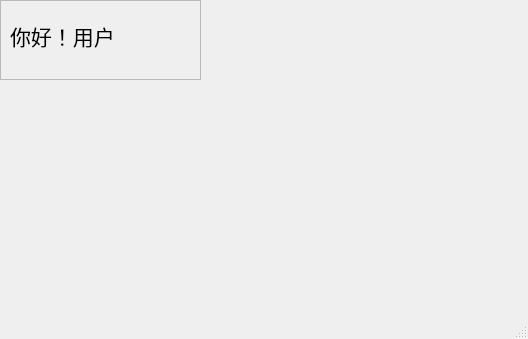
<?xml version="1.0" encoding="UTF-8"?>
<ui version="4.0">
 <class>userWindow</class>
 <widget class="QMainWindow" name="userWindow">
  <property name="geometry">
   <rect>
    <x>0</x>
    <y>0</y>
    <width>528</width>
    <height>339</height>
   </rect>
  </property>
  <property name="windowTitle">
   <string>用户界面</string>
  </property>
  <widget class="QWidget" name="centralwidget">
   <widget class="QFrame" name="frame">
    <property name="geometry">
     <rect>
      <x>0</x>
      <y>0</y>
      <width>201</width>
      <height>80</height>
     </rect>
    </property>
    <property name="frameShape">
     <enum>QFrame::StyledPanel</enum>
    </property>
    <property name="frameShadow">
     <enum>QFrame::Raised</enum>
    </property>
    <widget class="QLabel" name="label">
     <property name="geometry">
      <rect>
       <x>10</x>
       <y>20</y>
       <width>171</width>
       <height>31</height>
      </rect>
     </property>
     <property name="text">
      <string>&lt;html&gt;&lt;head/&gt;&lt;body&gt;&lt;p&gt;&lt;span style=&quot; font-size:16pt;&quot;&gt;你好！用户&lt;/span&gt;&lt;/p&gt;&lt;/body&gt;&lt;/html&gt;</string>
     </property>
    </widget>
   </widget>
  </widget>
  <widget class="QMenuBar" name="menubar">
   <property name="geometry">
    <rect>
     <x>0</x>
     <y>0</y>
     <width>528</width>
     <height>19</height>
    </rect>
   </property>
  </widget>
  <widget class="QStatusBar" name="statusbar"/>
 </widget>
 <resources/>
 <connections/>
</ui>
